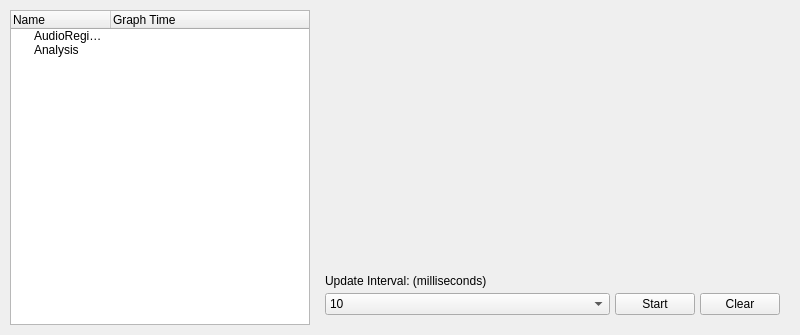
<?xml version="1.0" encoding="UTF-8"?>
<ui version="4.0">
 <class>DebugProfilerWindow</class>
 <widget class="QWidget" name="DebugProfilerWindow">
  <property name="geometry">
   <rect>
    <x>0</x>
    <y>0</y>
    <width>800</width>
    <height>335</height>
   </rect>
  </property>
  <property name="minimumSize">
   <size>
    <width>750</width>
    <height>300</height>
   </size>
  </property>
  <property name="maximumSize">
   <size>
    <width>800</width>
    <height>400</height>
   </size>
  </property>
  <property name="windowTitle">
   <string>Profiler</string>
  </property>
  <layout class="QVBoxLayout" name="verticalLayout">
   <property name="spacing">
    <number>5</number>
   </property>
   <property name="leftMargin">
    <number>5</number>
   </property>
   <property name="topMargin">
    <number>5</number>
   </property>
   <property name="rightMargin">
    <number>5</number>
   </property>
   <property name="bottomMargin">
    <number>5</number>
   </property>
   <item>
    <widget class="QWidget" name="container" native="true">
     <layout class="QHBoxLayout" name="horizontalLayout">
      <property name="spacing">
       <number>5</number>
      </property>
      <property name="leftMargin">
       <number>5</number>
      </property>
      <property name="topMargin">
       <number>5</number>
      </property>
      <property name="rightMargin">
       <number>5</number>
      </property>
      <property name="bottomMargin">
       <number>5</number>
      </property>
      <item>
       <widget class="QTreeWidget" name="treeWidget">
        <property name="sizePolicy">
         <sizepolicy hsizetype="Preferred" vsizetype="Expanding">
          <horstretch>0</horstretch>
          <verstretch>0</verstretch>
         </sizepolicy>
        </property>
        <property name="minimumSize">
         <size>
          <width>300</width>
          <height>0</height>
         </size>
        </property>
        <property name="maximumSize">
         <size>
          <width>400</width>
          <height>16777215</height>
         </size>
        </property>
        <column>
         <property name="text">
          <string>Name</string>
         </property>
        </column>
        <column>
         <property name="text">
          <string>Graph Time</string>
         </property>
        </column>
        <item>
         <property name="text">
          <string>AudioRegions</string>
         </property>
        </item>
        <item>
         <property name="text">
          <string>Analysis</string>
         </property>
        </item>
       </widget>
      </item>
      <item>
       <layout class="QVBoxLayout" name="verticalLayout_2">
        <property name="rightMargin">
         <number>0</number>
        </property>
        <property name="bottomMargin">
         <number>0</number>
        </property>
        <item>
         <widget class="QWidget" name="barGraph" native="true">
          <property name="sizePolicy">
           <sizepolicy hsizetype="Preferred" vsizetype="Expanding">
            <horstretch>0</horstretch>
            <verstretch>0</verstretch>
           </sizepolicy>
          </property>
          <layout class="QVBoxLayout" name="verticalLayout_4">
           <property name="spacing">
            <number>0</number>
           </property>
           <property name="leftMargin">
            <number>1</number>
           </property>
           <property name="topMargin">
            <number>1</number>
           </property>
           <property name="rightMargin">
            <number>1</number>
           </property>
           <property name="bottomMargin">
            <number>1</number>
           </property>
          </layout>
         </widget>
        </item>
        <item>
         <widget class="QWidget" name="barGraphContainer" native="true">
          <property name="sizePolicy">
           <sizepolicy hsizetype="Preferred" vsizetype="Minimum">
            <horstretch>0</horstretch>
            <verstretch>0</verstretch>
           </sizepolicy>
          </property>
          <layout class="QVBoxLayout" name="verticalLayout_3">
           <property name="spacing">
            <number>5</number>
           </property>
           <property name="leftMargin">
            <number>10</number>
           </property>
           <property name="topMargin">
            <number>10</number>
           </property>
           <property name="rightMargin">
            <number>10</number>
           </property>
           <property name="bottomMargin">
            <number>10</number>
           </property>
           <item>
            <widget class="QLabel" name="label">
             <property name="text">
              <string>Update Interval: (milliseconds)</string>
             </property>
            </widget>
           </item>
           <item>
            <layout class="QHBoxLayout" name="horizontalLayout_2">
             <property name="topMargin">
              <number>0</number>
             </property>
             <item>
              <widget class="QComboBox" name="comboBox">
               <property name="sizePolicy">
                <sizepolicy hsizetype="Expanding" vsizetype="Fixed">
                 <horstretch>0</horstretch>
                 <verstretch>0</verstretch>
                </sizepolicy>
               </property>
               <item>
                <property name="text">
                 <string>10</string>
                </property>
               </item>
               <item>
                <property name="text">
                 <string>20</string>
                </property>
               </item>
               <item>
                <property name="text">
                 <string>50</string>
                </property>
               </item>
               <item>
                <property name="text">
                 <string>100</string>
                </property>
               </item>
               <item>
                <property name="text">
                 <string>200</string>
                </property>
               </item>
               <item>
                <property name="text">
                 <string>500</string>
                </property>
               </item>
               <item>
                <property name="text">
                 <string>1000</string>
                </property>
               </item>
              </widget>
             </item>
             <item>
              <widget class="QPushButton" name="startButton">
               <property name="text">
                <string>Start</string>
               </property>
               <property name="checkable">
                <bool>true</bool>
               </property>
              </widget>
             </item>
             <item>
              <widget class="QPushButton" name="clearButton">
               <property name="text">
                <string>Clear</string>
               </property>
              </widget>
             </item>
            </layout>
           </item>
          </layout>
         </widget>
        </item>
       </layout>
      </item>
     </layout>
    </widget>
   </item>
  </layout>
 </widget>
 <resources/>
 <connections/>
</ui>
